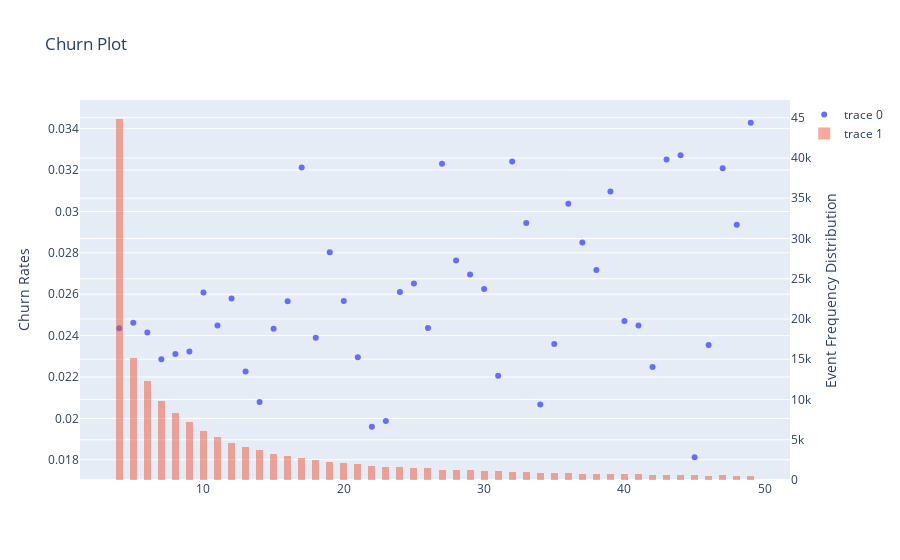

The notebook cell saved with this chart:
### Code cell
df = pd.read_csv('5g_home_web_seconds_per_page_v1.csv')

# Filter for a single metric
df = df.loc[df.metricname == 'seconds_per_page']

# Filter for the appropriate typology
df = df.loc[df.primary_high_level_reason == 'all']

# Rename the main column
df.rename(columns={'value':'seconds_per_page'}, inplace=True)

# Remove nulls
print(len(df))
df = df.loc[df.metricname.notnull()]
print(len(df))

# %% Instantiate Metadata (class object for threshold build)
seconds_per_page_object = tbs.Threshold_Build(
    metricname = 'seconds_per_page', 
    channel = '5g_home', 
    input_df = df.copy(deep=True)
)

# %% Analyze exisiting relationship: Plot Bivariate
# bins = [i for i in range(-7200,-9,60)]

seconds_per_page_object.plot_churn(
    bins = [i for i in range(3,50,1)]
)

### Figure 1 — Plotly figure (JSON) as saved in the notebook; plotly's stock layout.template omitted (floating-point values rounded to 4 significant figures)
{"data": [{"mode": "markers", "type": "scatter", "x": [4, 5, 6, 7, 8, 9, 10, 11, 12, 13, 14, 15, 16, 17, 18, 19, 20, 21, 22, 23, 24, 25, 26, 27, 28, 29, 30, 31, 32, 33, 34, 35, 36, 37, 38, 39, 40, 41, 42, 43, 44, 45, 46, 47, 48, 49], "y": [0.02435, 0.02462, 0.02415, 0.02286, 0.02311, 0.02324, 0.02608, 0.02449, 0.02579, 0.02226, 0.02079, 0.02433, 0.02566, 0.03213, 0.02389, 0.02802, 0.02568, 0.02296, 0.0196, 0.01988, 0.0261, 0.02651, 0.02437, 0.03231, 0.02762, 0.02696, 0.02625, 0.02206, 0.03242, 0.02944, 0.02067, 0.0236, 0.03037, 0.0285, 0.02717, 0.03097, 0.02471, 0.02449, 0.02249, 0.03251, 0.03271, 0.01812, 0.02355, 0.03209, 0.02936, 0.03429]}, {"histfunc": "sum", "nbinsx": 100, "opacity": 0.5, "type": "histogram", "x": [4, 5, 6, 7, 8, 9, 10, 11, 12, 13, 14, 15, 16, 17, 18, 19, 20, 21, 22, 23, 24, 25, 26, 27, 28, 29, 30, 31, 32, 33, 34, 35, 36, 37, 38, 39, 40, 41, 42, 43, 44, 45, 46, 47, 48, 49], "y": [44842, 15149, 12297, 9841, 8307, 7187, 6096, 5309, 4653, 4088, 3704, 3206, 2962, 2677, 2511, 2248, 2103, 1960, 1786, 1660, 1609, 1471, 1436, 1269, 1267, 1187, 1143, 1088, 1018, 985, 871, 890, 889, 772, 736, 775, 688, 735, 667, 646, 642, 607, 552, 561, 545, 525], "yaxis": "y2"}], "layout": {"title": {"text": "Churn Plot"}, "yaxis": {"title": {"text": "Churn Rates"}}, "yaxis2": {"overlaying": "y", "side": "right", "title": {"text": "Event Frequency Distribution"}}}}
